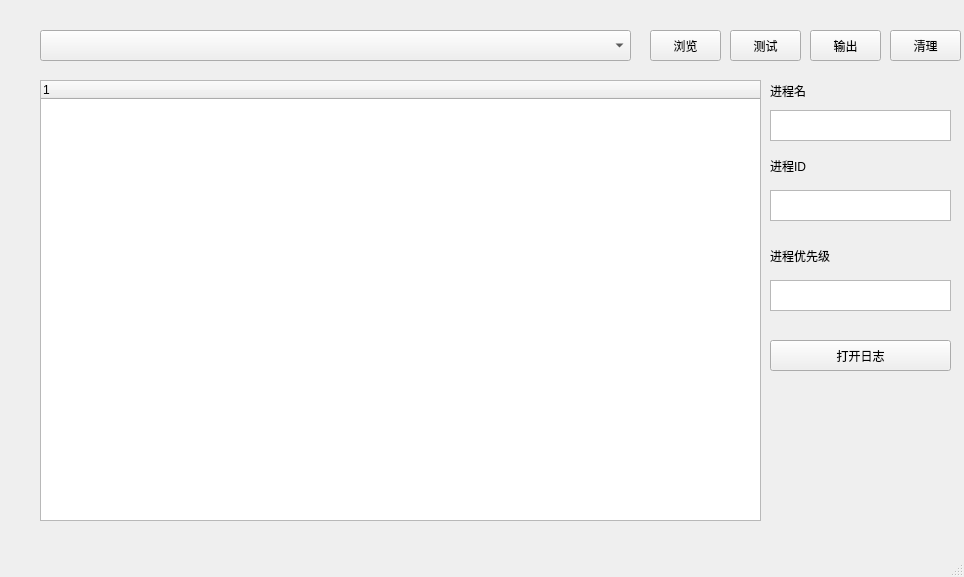
<?xml version="1.0" encoding="UTF-8"?>
<ui version="4.0">
 <class>MainWindow</class>
 <widget class="QMainWindow" name="MainWindow">
  <property name="geometry">
   <rect>
    <x>0</x>
    <y>0</y>
    <width>964</width>
    <height>577</height>
   </rect>
  </property>
  <property name="windowTitle">
   <string>MainWindow</string>
  </property>
  <widget class="QWidget" name="centralwidget">
   <widget class="QComboBox" name="comboBox">
    <property name="geometry">
     <rect>
      <x>40</x>
      <y>30</y>
      <width>591</width>
      <height>31</height>
     </rect>
    </property>
    <property name="styleSheet">
     <string notr="true">font: 75 10pt &quot;微软雅黑&quot;;</string>
    </property>
   </widget>
   <widget class="QTreeWidget" name="treeWidget">
    <property name="geometry">
     <rect>
      <x>40</x>
      <y>80</y>
      <width>721</width>
      <height>441</height>
     </rect>
    </property>
    <column>
     <property name="text">
      <string notr="true">1</string>
     </property>
    </column>
   </widget>
   <widget class="QPushButton" name="pushButton">
    <property name="geometry">
     <rect>
      <x>650</x>
      <y>30</y>
      <width>71</width>
      <height>31</height>
     </rect>
    </property>
    <property name="text">
     <string>浏览</string>
    </property>
    <property name="icon">
     <iconset resource="icon.qrc">
      <normaloff>:/img/browse.png</normaloff>:/img/browse.png</iconset>
    </property>
   </widget>
   <widget class="QPushButton" name="pushButton_2">
    <property name="geometry">
     <rect>
      <x>730</x>
      <y>30</y>
      <width>71</width>
      <height>31</height>
     </rect>
    </property>
    <property name="text">
     <string>测试</string>
    </property>
    <property name="icon">
     <iconset resource="icon.qrc">
      <normaloff>:/img/check.png</normaloff>:/img/check.png</iconset>
    </property>
   </widget>
   <widget class="QPushButton" name="pushButton_3">
    <property name="geometry">
     <rect>
      <x>810</x>
      <y>30</y>
      <width>71</width>
      <height>31</height>
     </rect>
    </property>
    <property name="text">
     <string>输出</string>
    </property>
    <property name="icon">
     <iconset resource="icon.qrc">
      <normaloff>:/img/speech.png</normaloff>:/img/speech.png</iconset>
    </property>
   </widget>
   <widget class="QPushButton" name="pushButton_4">
    <property name="geometry">
     <rect>
      <x>890</x>
      <y>30</y>
      <width>71</width>
      <height>31</height>
     </rect>
    </property>
    <property name="text">
     <string>清理</string>
    </property>
    <property name="icon">
     <iconset resource="icon.qrc">
      <normaloff>:/img/icons8-remove-144.png</normaloff>:/img/icons8-remove-144.png</iconset>
    </property>
   </widget>
   <widget class="QTextBrowser" name="textBrowser">
    <property name="geometry">
     <rect>
      <x>770</x>
      <y>190</y>
      <width>181</width>
      <height>31</height>
     </rect>
    </property>
    <property name="styleSheet">
     <string notr="true">font: 75 12pt &quot;微软雅黑&quot;;</string>
    </property>
   </widget>
   <widget class="QLabel" name="label">
    <property name="geometry">
     <rect>
      <x>770</x>
      <y>150</y>
      <width>61</width>
      <height>31</height>
     </rect>
    </property>
    <property name="styleSheet">
     <string notr="true">font: 75 14pt &quot;微软雅黑&quot;;</string>
    </property>
    <property name="text">
     <string>进程ID</string>
    </property>
   </widget>
   <widget class="QLabel" name="label_2">
    <property name="geometry">
     <rect>
      <x>770</x>
      <y>240</y>
      <width>101</width>
      <height>31</height>
     </rect>
    </property>
    <property name="styleSheet">
     <string notr="true">font: 75 14pt &quot;微软雅黑&quot;;</string>
    </property>
    <property name="text">
     <string>进程优先级</string>
    </property>
   </widget>
   <widget class="QTextBrowser" name="textBrowser_2">
    <property name="geometry">
     <rect>
      <x>770</x>
      <y>280</y>
      <width>181</width>
      <height>31</height>
     </rect>
    </property>
    <property name="styleSheet">
     <string notr="true">font: 75 12pt &quot;微软雅黑&quot;;</string>
    </property>
   </widget>
   <widget class="QLabel" name="label_3">
    <property name="geometry">
     <rect>
      <x>770</x>
      <y>80</y>
      <width>91</width>
      <height>21</height>
     </rect>
    </property>
    <property name="styleSheet">
     <string notr="true">font: 75 14pt &quot;微软雅黑&quot;;</string>
    </property>
    <property name="text">
     <string>进程名</string>
    </property>
   </widget>
   <widget class="QTextBrowser" name="textBrowser_3">
    <property name="geometry">
     <rect>
      <x>770</x>
      <y>110</y>
      <width>181</width>
      <height>31</height>
     </rect>
    </property>
    <property name="styleSheet">
     <string notr="true">font: 75 12pt &quot;微软雅黑&quot;;</string>
    </property>
   </widget>
   <widget class="QPushButton" name="pushButton_5">
    <property name="geometry">
     <rect>
      <x>770</x>
      <y>340</y>
      <width>181</width>
      <height>31</height>
     </rect>
    </property>
    <property name="text">
     <string>打开日志</string>
    </property>
   </widget>
  </widget>
  <widget class="QMenuBar" name="menubar">
   <property name="geometry">
    <rect>
     <x>0</x>
     <y>0</y>
     <width>964</width>
     <height>23</height>
    </rect>
   </property>
  </widget>
  <widget class="QStatusBar" name="statusbar"/>
 </widget>
 <resources>
  <include location="icon.qrc"/>
 </resources>
 <connections/>
</ui>
